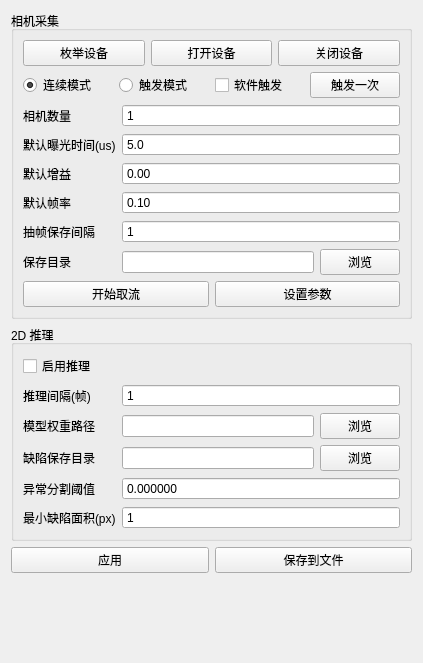
          <widget class="QWidget" name="scrollAreaWidgetContents_2d">
           <property name="geometry">
            <rect>
             <x>0</x>
             <y>0</y>
             <width>423</width>
             <height>663</height>
            </rect>
           </property>
           <layout class="QVBoxLayout" name="verticalLayout_2d_scroll">
            <item>
             <widget class="QGroupBox" name="group_camera_capture">
              <property name="title">
               <string>相机采集</string>
              </property>
              <layout class="QGridLayout" name="gridLayout_camera_capture">
               <item row="11" column="0">
                <widget class="QLabel" name="label_save_dir">
                 <property name="text">
                  <string>保存目录</string>
                 </property>
                </widget>
               </item>
               <item row="2" column="1">
                <widget class="QSpinBox" name="spin_cam_count">
                 <property name="buttonSymbols">
                  <enum>QAbstractSpinBox::NoButtons</enum>
                 </property>
                 <property name="keyboardTracking">
                  <bool>false</bool>
                 </property>
                 <property name="minimum">
                  <number>1</number>
                 </property>
                 <property name="maximum">
                  <number>2</number>
                 </property>
                </widget>
               </item>
               <item row="11" column="1">
                <layout class="QHBoxLayout" name="horizontalLayout_save_dir">
                 <item>
                  <widget class="QLineEdit" name="edit_save_dir"/>
                 </item>
                 <item>
                  <widget class="QPushButton" name="btn_browse_save_dir">
                   <property name="text">
                    <string>浏览</string>
                   </property>
                  </widget>
                 </item>
                </layout>
               </item>
               <item row="0" column="0" colspan="2">
                <layout class="QHBoxLayout" name="horizontalLayout_camera_device_actions">
                 <item>
                  <widget class="QPushButton" name="btn_enum">
                   <property name="text">
                    <string>枚举设备</string>
                   </property>
                  </widget>
                 </item>
                 <item>
                  <widget class="QPushButton" name="btn_open">
                   <property name="text">
                    <string>打开设备</string>
                   </property>
                  </widget>
                 </item>
                 <item>
                  <widget class="QPushButton" name="btn_close">
                   <property name="text">
                    <string>关闭设备</string>
                   </property>
                  </widget>
                 </item>
                </layout>
               </item>
               <item row="2" column="0">
                <widget class="QLabel" name="label_cam_count">
                 <property name="text">
                  <string>相机数量</string>
                 </property>
                </widget>
               </item>
               <item row="13" column="0" colspan="2">
                <layout class="QHBoxLayout" name="horizontalLayout_camera_stream_actions">
                 <item>
                  <widget class="QPushButton" name="btn_stream">
                   <property name="text">
                    <string>开始取流</string>
                   </property>
                   <property name="checkable">
                    <bool>true</bool>
                   </property>
                  </widget>
                 </item>
                 <item>
                  <widget class="QPushButton" name="btn_set_params">
                   <property name="text">
                    <string>设置参数</string>
                   </property>
                  </widget>
                 </item>
                </layout>
               </item>
               <item row="9" column="1">
                <widget class="QDoubleSpinBox" name="spin_default_fps">
                 <property name="buttonSymbols">
                  <enum>QAbstractSpinBox::NoButtons</enum>
                 </property>
                 <property name="keyboardTracking">
                  <bool>false</bool>
                 </property>
                 <property name="decimals">
                  <number>2</number>
                 </property>
                 <property name="minimum">
                  <double>0.100000000000000</double>
                 </property>
                 <property name="maximum">
                  <double>60.000000000000000</double>
                 </property>
                 <property name="singleStep">
                  <double>0.100000000000000</double>
                 </property>
                </widget>
               </item>
               <item row="10" column="1">
                <widget class="QSpinBox" name="spin_save_interval">
                 <property name="buttonSymbols">
                  <enum>QAbstractSpinBox::NoButtons</enum>
                 </property>
                 <property name="keyboardTracking">
                  <bool>false</bool>
                 </property>
                 <property name="minimum">
                  <number>1</number>
                 </property>
                 <property name="maximum">
                  <number>60</number>
                 </property>
                </widget>
               </item>
               <item row="8" column="1">
                <widget class="QDoubleSpinBox" name="spin_default_gain">
                 <property name="buttonSymbols">
                  <enum>QAbstractSpinBox::NoButtons</enum>
                 </property>
                 <property name="keyboardTracking">
                  <bool>false</bool>
                 </property>
                 <property name="decimals">
                  <number>2</number>
                 </property>
                 <property name="minimum">
                  <double>0.000000000000000</double>
                 </property>
                 <property name="maximum">
                  <double>30.000000000000000</double>
                 </property>
                 <property name="singleStep">
                  <double>0.100000000000000</double>
                 </property>
                </widget>
               </item>
               <item row="7" column="1">
                <widget class="QDoubleSpinBox" name="spin_default_exposure">
                 <property name="buttonSymbols">
                  <enum>QAbstractSpinBox::NoButtons</enum>
                 </property>
                 <property name="keyboardTracking">
                  <bool>false</bool>
                 </property>
                 <property name="decimals">
                  <number>1</number>
                 </property>
                 <property name="minimum">
                  <double>5.000000000000000</double>
                 </property>
                 <property name="maximum">
                  <double>200000.000000000000000</double>
                 </property>
                 <property name="singleStep">
                  <double>100.000000000000000</double>
                 </property>
                </widget>
               </item>
               <item row="10" column="0">
                <widget class="QLabel" name="label_save_interval">
                 <property name="text">
                  <string>抽帧保存间隔</string>
                 </property>
                </widget>
               </item>
               <item row="8" column="0">
                <widget class="QLabel" name="label_default_gain">
                 <property name="text">
                  <string>默认增益</string>
                 </property>
                </widget>
               </item>
               <item row="7" column="0">
                <widget class="QLabel" name="label_default_exposure">
                 <property name="text">
                  <string>默认曝光时间(us)</string>
                 </property>
                </widget>
               </item>
               <item row="9" column="0">
                <widget class="QLabel" name="label_default_fps">
                 <property name="text">
                  <string>默认帧率</string>
                 </property>
                </widget>
               </item>
               <item row="1" column="0" colspan="2">
                <layout class="QHBoxLayout" name="horizontalLayout_camera_trigger_mode">
                 <item>
                  <widget class="QRadioButton" name="radio_continuous">
                   <property name="text">
                    <string>连续模式</string>
                   </property>
                   <property name="checked">
                    <bool>true</bool>
                   </property>
                  </widget>
                 </item>
                 <item>
                  <widget class="QRadioButton" name="radio_trigger">
                   <property name="text">
                    <string>触发模式</string>
                   </property>
                  </widget>
                 </item>
                 <item>
                  <widget class="QCheckBox" name="check_soft_trigger">
                   <property name="text">
                    <string>软件触发</string>
                   </property>
                  </widget>
                 </item>
                 <item>
                  <widget class="QPushButton" name="btn_soft_once">
                   <property name="text">
                    <string>触发一次</string>
                   </property>
                  </widget>
                 </item>
                </layout>
               </item>
              </layout>
             </widget>
            </item>
            <item>
             <widget class="QGroupBox" name="group_2d_inference">
              <property name="title">
               <string>2D 推理</string>
              </property>
              <layout class="QGridLayout" name="gridLayout_2d_inference">
               <item row="0" column="0">
                <widget class="QCheckBox" name="check_inference_enabled">
                 <property name="text">
                  <string>启用推理</string>
                 </property>
                </widget>
               </item>
               <item row="2" column="0">
                <widget class="QLabel" name="label_checkpoint_path">
                 <property name="text">
                  <string>模型权重路径</string>
                 </property>
                </widget>
               </item>
               <item row="5" column="1">
                <widget class="QSpinBox" name="spin_min_defect_area">
                 <property name="buttonSymbols">
                  <enum>QAbstractSpinBox::NoButtons</enum>
                 </property>
                 <property name="keyboardTracking">
                  <bool>false</bool>
                 </property>
                 <property name="minimum">
                  <number>1</number>
                 </property>
                 <property name="maximum">
                  <number>10000000</number>
                 </property>
                </widget>
               </item>
               <item row="5" column="0">
                <widget class="QLabel" name="label_min_defect_area">
                 <property name="text">
                  <string>最小缺陷面积(px)</string>
                 </property>
                </widget>
               </item>
               <item row="3" column="0">
                <widget class="QLabel" name="label_defect_save_dir">
                 <property name="text">
                  <string>缺陷保存目录</string>
                 </property>
                </widget>
               </item>
               <item row="3" column="1">
                <layout class="QHBoxLayout" name="horizontalLayout_defect_dir">
                 <item>
                  <widget class="QLineEdit" name="edit_defect_dir"/>
                 </item>
                 <item>
                  <widget class="QPushButton" name="btn_browse_defect_dir">
                   <property name="text">
                    <string>浏览</string>
                   </property>
                  </widget>
                 </item>
                </layout>
               </item>
               <item row="1" column="1">
                <widget class="QSpinBox" name="spin_inference_interval">
                 <property name="buttonSymbols">
                  <enum>QAbstractSpinBox::NoButtons</enum>
                 </property>
                 <property name="keyboardTracking">
                  <bool>false</bool>
                 </property>
                 <property name="minimum">
                  <number>1</number>
                 </property>
                 <property name="maximum">
                  <number>60</number>
                 </property>
                </widget>
               </item>
               <item row="1" column="0">
                <widget class="QLabel" name="label_inference_interval">
                 <property name="text">
                  <string>推理间隔(帧)</string>
                 </property>
                </widget>
               </item>
               <item row="2" column="1">
                <layout class="QHBoxLayout" name="horizontalLayout_checkpoint">
                 <item>
                  <widget class="QLineEdit" name="edit_checkpoint"/>
                 </item>
                 <item>
                  <widget class="QPushButton" name="btn_browse_checkpoint">
                   <property name="text">
                    <string>浏览</string>
                   </property>
                  </widget>
                 </item>
                </layout>
               </item>
               <item row="4" column="0">
                <widget class="QLabel" name="label_anomaly_threshold">
                 <property name="text">
                  <string>异常分割阈值</string>
                 </property>
                </widget>
               </item>
               <item row="4" column="1">
                <widget class="QDoubleSpinBox" name="spin_anomaly_threshold">
                 <property name="buttonSymbols">
                  <enum>QAbstractSpinBox::NoButtons</enum>
                 </property>
                 <property name="keyboardTracking">
                  <bool>false</bool>
                 </property>
                 <property name="decimals">
                  <number>6</number>
                 </property>
                 <property name="minimum">
                  <double>0.000000000000000</double>
                 </property>
                 <property name="maximum">
                  <double>2.000000000000000</double>
                 </property>
                 <property name="singleStep">
                  <double>0.000500000000000</double>
                 </property>
                </widget>
               </item>
              </layout>
             </widget>
            </item>
            <item>
             <layout class="QHBoxLayout" name="horizontalLayout_2d_actions">
              <item>
               <widget class="QPushButton" name="btn_2d_apply">
                <property name="text">
                 <string>应用</string>
                </property>
               </widget>
              </item>
              <item>
               <widget class="QPushButton" name="btn_2d_save_file">
                <property name="text">
                 <string>保存到文件</string>
                </property>
               </widget>
              </item>
             </layout>
            </item>
            <item>
             <spacer name="verticalSpacer_2d">
              <property name="orientation">
               <enum>Qt::Vertical</enum>
              </property>
              <property name="sizeHint" stdset="0">
               <size>
                <width>0</width>
                <height>0</height>
               </size>
              </property>
             </spacer>
            </item>
           </layout>
          </widget>
